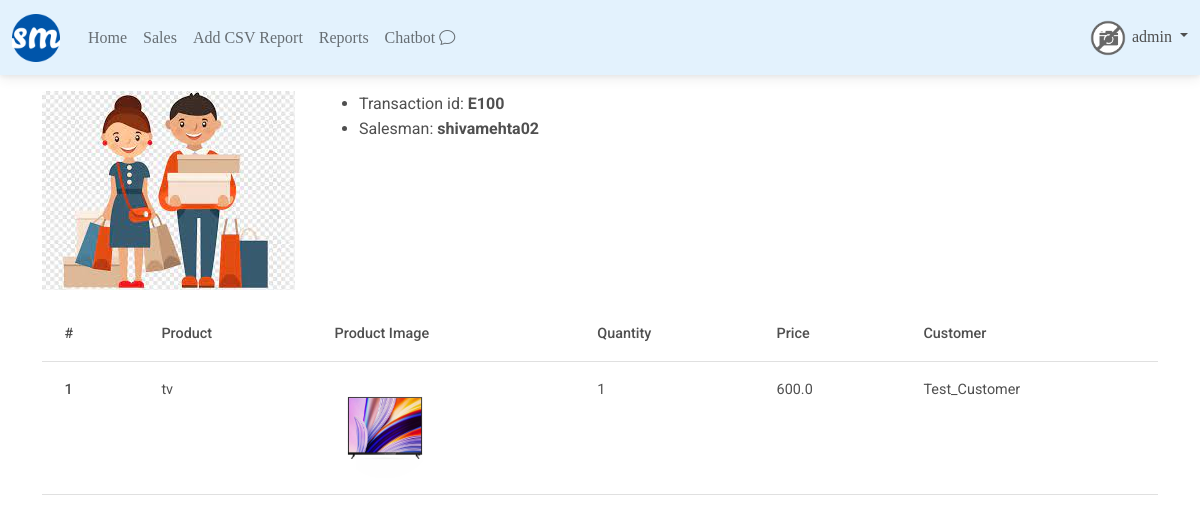
Screenshot of /sales/55/ (signed in) with the database file from the repository.
### profiles/models.py (models this page shows, shortened)
class Profile(models.Model):
    user = models.OneToOneField(User,on_delete=models.CASCADE)
    bio = models.TextField(default='no bio...')
    avatar = models.ImageField(upload_to= 'avatars',default = 'no_picture.png')
    created = models.DateTimeField(auto_now_add=True)
    updtaed = models.DateTimeField(auto_now= True)

### sales/models.py (models this page shows, shortened)
class Sale(models.Model):
    transaction_id = models.CharField(max_length=12, blank=True)
    positions = models.ManyToManyField(Position)
    total_price = models.FloatField(blank=True, null=True)
    customer = models.ForeignKey(Customer, on_delete=models.CASCADE)
    salesman = models.ForeignKey(Profile, on_delete=models.CASCADE)
    created = models.DateTimeField(blank=True)
    updated = models.DateTimeField(auto_now=True)
    def get_positions(self):
        return self.positions.all()

class Position(models.Model):
    product = models.ForeignKey(Product,on_delete=models.CASCADE)
    quantity = models.PositiveBigIntegerField()
    price = models.FloatField(blank=True)
    created = models.DateTimeField(blank=True, null=TRUE)
    def get_sales_customer(self):
        sale_obj = self.sale_set.first()
        return sale_obj.customer.name

### customers/models.py (models this page shows, shortened)
class Customer(models.Model):
    name = models.CharField(max_length=120)
    logo = models.ImageField(upload_to='customers', default= 'no_picture.png')

### products/models.py (models this page shows, shortened)
class Product(models.Model):
    name = models.CharField(max_length=120)
    image = models.ImageField(upload_to='products', default= 'no_picture.png')
    price = models.FloatField(help_text='in US dollars $')
    created = models.DateTimeField(auto_now_add=True)
    updated = models.DateTimeField(auto_now=True)

### sales/views.py (the view)
# urls.py: path('sales/<pk>/', sale_detail_view, name='detail'),
@login_required
def sale_detail_view(request,pk):
    obj = Sale.objects.get(pk = pk)
    return render(request, 'sales/detail.html',{'object':obj})

### sales/templates/sales/detail.html (shortened to what this page needs)
{% extends 'base.html' %}
{% block content %}
    <div class ="row mt-3 mb-3">
            <div class ="col-3">
                <img src="{{object.customer.logo.url}}" class="img-fluid" alt="{{obj.customer.name}}">
            </div>
            <div class ="col-9">
                <ul>
                    <li>Transaction id: <b>{{object.transaction_id}}</b>
                    <li>Salesman: <b>{{object.salesman.user.username}}</b>
                </ul>
            </div>
    </div>
<table class="table">
  <thead>
    <tr>
      <th scope="col">#</th>
      <th scope="col">Product</th>
      <th scope="col">Product Image</th>
      <th scope="col">Quantity</th>
      <th scope="col">Price</th>
      <th scope="col">Customer</th>
    </tr>
  </thead>
  <tbody>
  {% for pos in object.get_positions %}
    <tr>
            <th scope="row">{{forloop.counter}}</th>
            <td>{{pos.product.name}}</td>
            <td><img src="{{pos.product.image.url}}" alt = "no-image" class ="product-sm"></td>
            <td>{{pos.quantity}}</td>
            <td>{{pos.price}}</td>
            <td>{{pos.get_sales_customer}}</td>
    </tr>
  {% endfor %}
  </tbody>
</table>
{% endblock content %}

### templates/navbar.html (shortened to what this page needs)
{% load static %}
{% url 'sales:home' as path_to_home %}
{% url 'sales:list' as path_to_sales %}
{% url 'reports:from-file' as path_to_from_files %}
{% url 'reports:main' as path_to_reports %}
{% url 'chatbot:chatbot' as path_to_chatbot %}
<nav class="navbar navbar-expand-lg navbar-light" style="background-color: #e3f2fd; font-family: Poppins-Bold;">
  <div class="container-fluid">
    <a class="navbar-brand" href=""><img src="{% static 'favicon.ico' %}" class="logo-sm"></a>
    <div class="collapse navbar-collapse" id="navbarSupportedContent">
      <ul class="navbar-nav  ">
        <li class="nav-item">
          <a class="nav-link {% if request.path == path_to_home%}active{% endif %}" href="{{path_to_home}} ">Home</a>
        </li>
        <li class="nav-item">
          <a class="nav-link {% if request.path == path_to_sales%}active{% endif %}" href="{{path_to_sales}}">Sales</a>
        </li>
        <li class="nav-item">
          <a class="nav-link {% if request.path == path_to_from_files%}active{% endif %}" href="{{path_to_from_files}}">Add CSV Report</a>
        </li>
        <li class="nav-item">
          <a class="nav-link {% if request.path == path_to_reports%}active{% endif %}" href="{{path_to_reports}}">Reports</a>
        </li>
        <li class="nav-item">
          <a class="nav-link {% if request.path == path_to_chatbot%}active{% endif %}" href="{{path_to_chatbot}}">Chatbot <i class="bi bi-chat"></i></a>
        </li>
      </ul>
      {% if request.user.is_authenticated %}
      <div class="nav-item dropdown ms-auto">
        <div class="nav-link dropdown-toggle " id="navbarDropdownMenuLink" role="button" data-bs-toggle="dropdown" aria-expanded="false">
          <img src="{{request.user.profile.avatar.url}}" class="avatar-sm">&nbsp;{{request.user}}
        </div>
      </div>
      {% endif %}
    </div>
  </div>
</nav>

### static/style.css (style rules this page uses)
.avatar-sm { height: 40px; width:40px; border-radius: 50%; }
.product-sm { height: 100px; width: 100px; border-radius: 50%; }

### rows the page displays
Sale: customer.logo (picture), transaction_id "E100", salesman.user.username "shivamehta02"
Position: product.name "tv", product.image (picture), quantity "1", price "600.0", get_sales_customer "Test_Customer"

### other values shown
{{ request.user }} "admin"
